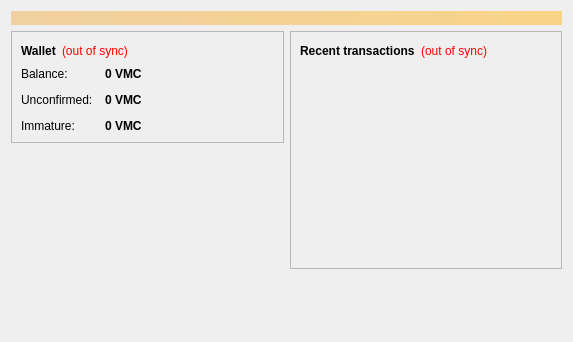
<?xml version="1.0" encoding="UTF-8"?>
<ui version="4.0">
 <class>OverviewPage</class>
 <widget class="QWidget" name="OverviewPage">
  <property name="geometry">
   <rect>
    <x>0</x>
    <y>0</y>
    <width>573</width>
    <height>342</height>
   </rect>
  </property>
  <property name="windowTitle">
   <string>Form</string>
  </property>
  <layout class="QVBoxLayout" name="topLayout">
   <item>
    <widget class="QLabel" name="labelAlerts">
     <property name="visible">
      <bool>false</bool>
     </property>
     <property name="styleSheet">
      <string notr="true">background-color: qlineargradient(x1: 0, y1: 0, x2: 1, y2: 0, stop:0 #F0D0A0, stop:1 #F8D488); color:#000000;</string>
     </property>
     <property name="wordWrap">
      <bool>true</bool>
     </property>
     <property name="margin">
      <number>3</number>
     </property>
    </widget>
   </item>
   <item>
    <layout class="QHBoxLayout" name="horizontalLayout" stretch="1,1">
     <item>
      <layout class="QVBoxLayout" name="verticalLayout_2">
       <item>
        <widget class="QFrame" name="frame">
         <property name="frameShape">
          <enum>QFrame::StyledPanel</enum>
         </property>
         <property name="frameShadow">
          <enum>QFrame::Raised</enum>
         </property>
         <layout class="QVBoxLayout" name="verticalLayout_4">
          <item>
           <layout class="QHBoxLayout" name="horizontalLayout_4">
            <item>
             <widget class="QLabel" name="label_5">
              <property name="font">
               <font>
                <weight>75</weight>
                <bold>true</bold>
               </font>
              </property>
              <property name="text">
               <string>Wallet</string>
              </property>
             </widget>
            </item>
            <item>
             <widget class="QLabel" name="labelWalletStatus">
              <property name="toolTip">
               <string>The displayed information may be out of date. Your wallet automatically synchronizes with the VirtualminingCoin network after a connection is established, but this process has not completed yet.</string>
              </property>
              <property name="styleSheet">
               <string notr="true">QLabel { color: red; }</string>
              </property>
              <property name="text">
               <string notr="true">(out of sync)</string>
              </property>
              <property name="alignment">
               <set>Qt::AlignLeading|Qt::AlignLeft|Qt::AlignVCenter</set>
              </property>
             </widget>
            </item>
            <item>
             <spacer name="horizontalSpacer_2">
              <property name="orientation">
               <enum>Qt::Horizontal</enum>
              </property>
              <property name="sizeHint" stdset="0">
               <size>
                <width>40</width>
                <height>20</height>
               </size>
              </property>
             </spacer>
            </item>
           </layout>
          </item>
          <item>
           <layout class="QFormLayout" name="formLayout_2">
            <property name="fieldGrowthPolicy">
             <enum>QFormLayout::AllNonFixedFieldsGrow</enum>
            </property>
            <property name="horizontalSpacing">
             <number>12</number>
            </property>
            <property name="verticalSpacing">
             <number>12</number>
            </property>
            <item row="0" column="0">
             <widget class="QLabel" name="label">
              <property name="text">
               <string>Balance:</string>
              </property>
             </widget>
            </item>
            <item row="0" column="1">
             <widget class="QLabel" name="labelBalance">
              <property name="font">
               <font>
                <weight>75</weight>
                <bold>true</bold>
               </font>
              </property>
              <property name="cursor">
               <cursorShape>IBeamCursor</cursorShape>
              </property>
              <property name="toolTip">
               <string>Your current balance</string>
              </property>
              <property name="text">
               <string notr="true">0 VMC</string>
              </property>
              <property name="textInteractionFlags">
               <set>Qt::LinksAccessibleByMouse|Qt::TextSelectableByKeyboard|Qt::TextSelectableByMouse</set>
              </property>
             </widget>
            </item>
            <item row="1" column="0">
             <widget class="QLabel" name="label_3">
              <property name="text">
               <string>Unconfirmed:</string>
              </property>
             </widget>
            </item>
            <item row="1" column="1">
             <widget class="QLabel" name="labelUnconfirmed">
              <property name="font">
               <font>
                <weight>75</weight>
                <bold>true</bold>
               </font>
              </property>
              <property name="cursor">
               <cursorShape>IBeamCursor</cursorShape>
              </property>
              <property name="toolTip">
               <string>Total of transactions that have yet to be confirmed, and do not yet count toward the current balance</string>
              </property>
              <property name="text">
               <string notr="true">0 VMC</string>
              </property>
              <property name="textInteractionFlags">
               <set>Qt::LinksAccessibleByMouse|Qt::TextSelectableByKeyboard|Qt::TextSelectableByMouse</set>
              </property>
             </widget>
            </item>
            <item row="2" column="0">
             <widget class="QLabel" name="labelImmatureText">
              <property name="text">
               <string>Immature:</string>
              </property>
             </widget>
            </item>
            <item row="2" column="1">
             <widget class="QLabel" name="labelImmature">
              <property name="font">
               <font>
                <weight>75</weight>
                <bold>true</bold>
               </font>
              </property>
              <property name="toolTip">
               <string>Mined balance that has not yet matured</string>
              </property>
              <property name="text">
               <string notr="true">0 VMC</string>
              </property>
              <property name="textInteractionFlags">
               <set>Qt::LinksAccessibleByMouse|Qt::TextSelectableByKeyboard|Qt::TextSelectableByMouse</set>
              </property>
             </widget>
            </item>
           </layout>
          </item>
         </layout>
        </widget>
       </item>
       <item>
        <spacer name="verticalSpacer">
         <property name="orientation">
          <enum>Qt::Vertical</enum>
         </property>
         <property name="sizeHint" stdset="0">
          <size>
           <width>20</width>
           <height>40</height>
          </size>
         </property>
        </spacer>
       </item>
      </layout>
     </item>
     <item>
      <layout class="QVBoxLayout" name="verticalLayout_3">
       <item>
        <widget class="QFrame" name="frame_2">
         <property name="frameShape">
          <enum>QFrame::StyledPanel</enum>
         </property>
         <property name="frameShadow">
          <enum>QFrame::Raised</enum>
         </property>
         <layout class="QVBoxLayout" name="verticalLayout">
          <item>
           <layout class="QHBoxLayout" name="horizontalLayout_2">
            <item>
             <widget class="QLabel" name="label_4">
              <property name="text">
               <string>&lt;b&gt;Recent transactions&lt;/b&gt;</string>
              </property>
             </widget>
            </item>
            <item>
             <widget class="QLabel" name="labelTransactionsStatus">
              <property name="toolTip">
               <string>The displayed information may be out of date. Your wallet automatically synchronizes with the VirtualminingCoin network after a connection is established, but this process has not completed yet.</string>
              </property>
              <property name="styleSheet">
               <string notr="true">QLabel { color: red; }</string>
              </property>
              <property name="text">
               <string notr="true">(out of sync)</string>
              </property>
              <property name="alignment">
               <set>Qt::AlignRight|Qt::AlignTrailing|Qt::AlignVCenter</set>
              </property>
             </widget>
            </item>
            <item>
             <spacer name="horizontalSpacer">
              <property name="orientation">
               <enum>Qt::Horizontal</enum>
              </property>
              <property name="sizeHint" stdset="0">
               <size>
                <width>40</width>
                <height>20</height>
               </size>
              </property>
             </spacer>
            </item>
           </layout>
          </item>
          <item>
           <widget class="QListView" name="listTransactions">
            <property name="styleSheet">
             <string notr="true">QListView { background: transparent; }</string>
            </property>
            <property name="frameShape">
             <enum>QFrame::NoFrame</enum>
            </property>
            <property name="verticalScrollBarPolicy">
             <enum>Qt::ScrollBarAlwaysOff</enum>
            </property>
            <property name="horizontalScrollBarPolicy">
             <enum>Qt::ScrollBarAlwaysOff</enum>
            </property>
            <property name="selectionMode">
             <enum>QAbstractItemView::NoSelection</enum>
            </property>
           </widget>
          </item>
         </layout>
        </widget>
       </item>
       <item>
        <spacer name="verticalSpacer_2">
         <property name="orientation">
          <enum>Qt::Vertical</enum>
         </property>
         <property name="sizeHint" stdset="0">
          <size>
           <width>20</width>
           <height>40</height>
          </size>
         </property>
        </spacer>
       </item>
      </layout>
     </item>
    </layout>
   </item>
  </layout>
 </widget>
 <resources/>
 <connections/>
</ui>
